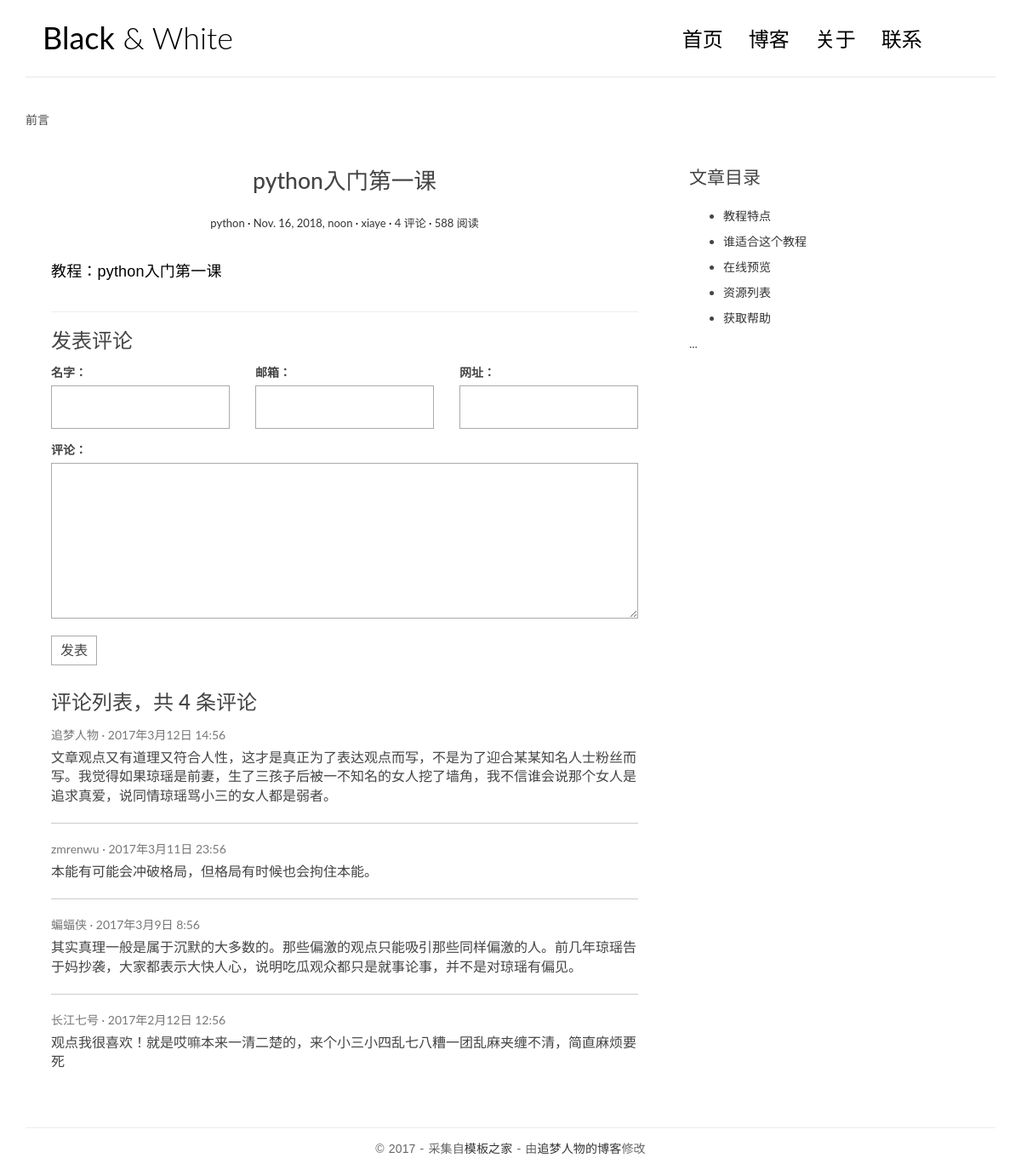
Page /blog/post/1/ on the committed database.
### blog/models.py (models this page shows, shortened)
class Post (models.Model):
    title = models.CharField(max_length=70)
    body = models.TextField()
    created_time = models.DateTimeField()
    modefied_time = models.DateTimeField()
    category = models.ForeignKey(Category, on_delete=models.CASCADE)
    tag = models.ManyToManyField(Tag, blank=True)
    author = models.ForeignKey(User, on_delete=models.CASCADE)

class Category (models.Model):
    name = models.CharField(max_length=100)

### blog/views.py (the view)
# urls.py: re_path(r'^post/(?P<pk>[0-9]+)/$', views.detail, name='detail')]
def detail(request, pk):
    post = get_object_or_404(Post, pk=pk)
    post.body = markdown.markdown(post.body, extensions={
        'markdown.extensions.extra',
        'markdown.extensions.codehilite',
        'markdown.extensions.toc'
    })
    return render(request, 'blog/detail.html',
                  context={'post': post})

### templates/blog/detail.html
{% extends 'blog/base.html' %}
{% block main %}
<article class="post post-{{ post.pk }}">
  <header class="entry-header">
    <h1 class="entry-title">{{ post.title }}</h1>
    <div class="entry-meta">
      <span class="post-category"><a href="#">{{ post.category.name }}</a></span>
      <span class="post-date"><a href="#"><time class="entry-date"
                                                datetime="{{ post.created_time }}">{{ post.created_time }}</time></a></span>
      <span class="post-author"><a href="#">{{ post.author }}</a></span>
      <span class="comments-link"><a href="#">4 评论</a></span>
      <span class="views-count"><a href="#">588 阅读</a></span>
    </div>
  </header>
  <div class="entry-content clearfix">
    {{ post.body|safe }}
  </div>
</article>
                <section class="comment-area" id="comment-area">
                    <hr>
                    <h3>发表评论</h3>
                    <form action="#" method="post" class="comment-form">
                        <div class="row">
                            <div class="col-md-4">
                                <label for="id_name">名字：</label>
                                <input type="text" id="id_name" name="name" required>
                            </div>
                            <div class="col-md-4">
                                <label for="id_email">邮箱：</label>
                                <input type="email" id="id_email" name="email" required>
                            </div>
                            <div class="col-md-4">
                                <label for="id_url">网址：</label>
                                <input type="text" id="id_url" name="url">
                            </div>
                            <div class="col-md-12">
                                <label for="id_comment">评论：</label>
                                <textarea name="comment" id="id_comment" required></textarea>
                                <button type="submit" class="comment-btn">发表</button>
                            </div>
                        </div>
                    </form>
                    <div class="comment-list-panel">
                        <h3>评论列表，共 <span>4</span> 条评论</h3>
                        <ul class="comment-list list-unstyled">
                            <li class="comment-item">
                                <span class="nickname">追梦人物</span>
                                <time class="submit-date" datetime="2012-11-09T23:15:57+00:00">2017年3月12日 14:56</time>
                                <div class="text">
                                    文章观点又有道理又符合人性，这才是真正为了表达观点而写，不是为了迎合某某知名人士粉丝而写。我觉得如果琼瑶是前妻，生了三孩子后被一不知名的女人挖了墙角，我不信谁会说那个女人是追求真爱，说同情琼瑶骂小三的女人都是弱者。
                                </div>
                            </li>
                            <li class="comment-item">
                                <span class="nickname">zmrenwu</span>
                                <time class="submit-date" datetime="2012-11-09T23:15:57+00:00">2017年3月11日 23:56</time>
                                <div class="text">
                                    本能有可能会冲破格局，但格局有时候也会拘住本能。
                                </div>
                            </li>
                            <li class="comment-item">
                                <span class="nickname">蝙蝠侠</span>
                                <time class="submit-date" datetime="2012-11-09T23:15:57+00:00">2017年3月9日 8:56</time>
                                <div class="text">
                                    其实真理一般是属于沉默的大多数的。那些偏激的观点只能吸引那些同样偏激的人。前几年琼瑶告于妈抄袭，大家都表示大快人心，说明吃瓜观众都只是就事论事，并不是对琼瑶有偏见。
                                </div>
                            </li>
                            <li class="comment-item">
                                <span class="nickname">长江七号</span>
                                <time class="submit-date" datetime="2012-11-09T23:15:57+00:00">2017年2月12日 12:56</time>
                                <div class="text">
                                    观点我很喜欢！就是哎嘛本来一清二楚的，来个小三小四乱七八糟一团乱麻夹缠不清，简直麻烦要死
                                </div>
                            </li>
                        </ul>
                    </div>
                </section>
{% endblock main %}
{% block toc %}
    <div class="widget widget-content">
        <h3 class="widget-title">文章目录</h3>
        <ul>
            <li>
                <a href="#">教程特点</a>
            </li>
            <li>
                <a href="#">谁适合这个教程</a>
            </li>
            <li>
                <a href="#">在线预览</a>
            </li>
            <li>
                <a href="#">资源列表</a>
            </li>
            <li>
                <a href="#">获取帮助</a>
            </li>
        </ul>
    </div>
{% endblock toc %}

### blog/static/blog/css/custom.css (style rules this page uses)
* { outline: none; }
h1, h2, h3, h4, h5, h6 { margin-top: 0; }
a { color: #333; }
body { color: #444; font-family: 'Lato', sans-serif; }
p { font-family: 'Ubuntu', sans-serif; font-weight: 400; word-spacing: 1px; letter-spacing: 0.01em; }
.post { background: #fff; padding: 30px 30px 0; }
.entry-title { text-align: center; font-size: 1.9em; margin-bottom: 20px; line-height: 1.6; padding: 10px 20px 0; }
.entry-meta { text-align: center; color: #DDDDDD; font-size: 13px; margin-bottom: 30px; }
.entry-content { font-size: 18px; line-height: 1.9; font-weight: 300; color: #000; }
.post-category::after, .post-date::after, .post-author::after, .comments-link::after { content: ' ·'; color: #000; }
.widget { background: #fff; padding: 30px 0 0; }
.widget-title { font-size: 1.5em; margin-bottom: 20px; line-height: 1.6; padding: 10px 0 0; font-weight: 400; }
.widget-content ul li { margin-bottom: 10px; }
.contact-form input, .comment-form input { border: 1px solid #aaa; margin-bottom: 15px; width: 100%; padding: 15px 15px; font-size: 16px; line-height: 100%; transition: 0.4s border-color linear; }
.contact-form textarea, .comment-form textarea { border: 1px solid #aaa; margin-bottom: 15px; width: 100%; padding: 15px 15px; font-size: 16px; line-height: 20px !important; min-height: 183px; transition: 0.4s border-color linear; }
.comment-area { padding: 0 30px 0; }
.comment-form { margin-top: 15px; }
.comment-form .comment-btn { background-color: #fff; border: 1px solid #aaa; font-size: 16px; padding: 5px 10px; }
.comment-list-panel { margin-top: 30px; }
.comment-list { margin-top: 15px; }
.comment-item:not(:last-child) { border-bottom: 1px #ccc solid; margin-bottom: 20px; padding-bottom: 20px; }
.comment-item .nickname, .comment-item .submit-date { color: #777; font-size: 14px; }
.comment-item .nickname:after { content: ' ·'; }
.comment-item .text { padding-top: 5px; font-size: 16px; }

### rows in the picture
Post: title "python入门第一课", category.name "python", created_time "Nov. 16, 2018, noon", author "xiaye", body "教程：python入门第一课"
